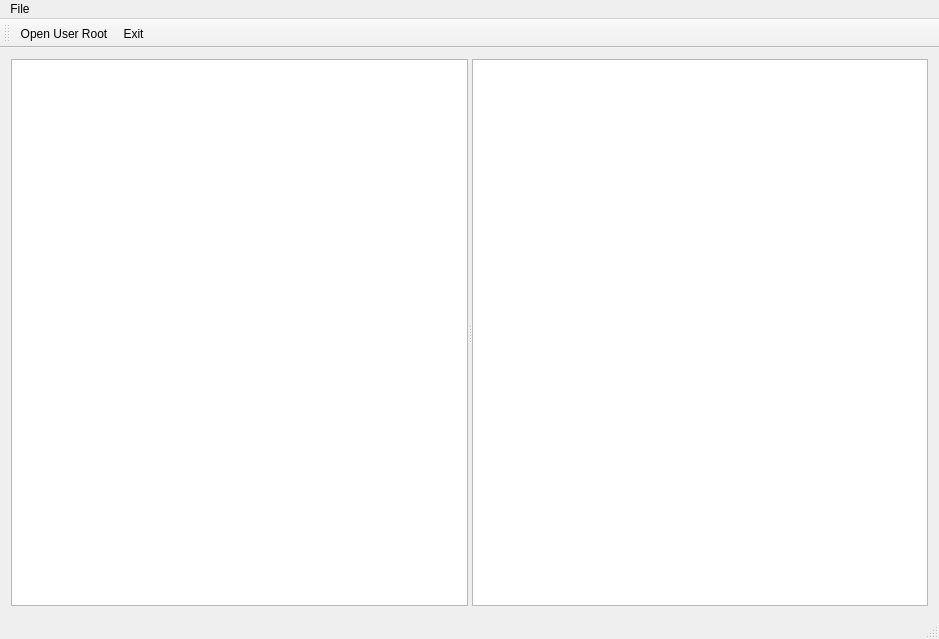
<?xml version="1.0" encoding="UTF-8"?>
<ui version="4.0">
 <class>MainWindow</class>
 <widget class="QMainWindow" name="MainWindow">
  <property name="geometry">
   <rect>
    <x>0</x>
    <y>0</y>
    <width>939</width>
    <height>639</height>
   </rect>
  </property>
  <property name="windowTitle">
   <string>MainWindow</string>
  </property>
  <widget class="QWidget" name="centralWidget">
   <layout class="QHBoxLayout" name="horizontalLayout">
    <item>
     <widget class="QSplitter" name="splitter">
      <property name="orientation">
       <enum>Qt::Horizontal</enum>
      </property>
      <widget class="QGraphicsView" name="gfxpane"/>
      <widget class="QListWidget" name="gestureitems"/>
     </widget>
    </item>
   </layout>
  </widget>
  <widget class="QMenuBar" name="menuBar">
   <property name="geometry">
    <rect>
     <x>0</x>
     <y>0</y>
     <width>939</width>
     <height>17</height>
    </rect>
   </property>
   <widget class="QMenu" name="menuFile">
    <property name="title">
     <string>File</string>
    </property>
    <addaction name="acnOpenUserRoot"/>
    <addaction name="separator"/>
    <addaction name="acnExit"/>
   </widget>
   <addaction name="menuFile"/>
  </widget>
  <widget class="QToolBar" name="mainToolBar">
   <property name="iconSize">
    <size>
     <width>24</width>
     <height>24</height>
    </size>
   </property>
   <property name="toolButtonStyle">
    <enum>Qt::ToolButtonFollowStyle</enum>
   </property>
   <attribute name="toolBarArea">
    <enum>TopToolBarArea</enum>
   </attribute>
   <attribute name="toolBarBreak">
    <bool>false</bool>
   </attribute>
   <addaction name="acnOpenUserRoot"/>
   <addaction name="acnExit"/>
  </widget>
  <widget class="QStatusBar" name="statusBar"/>
  <action name="acnOpenUserRoot">
   <property name="icon">
    <iconset theme="document-open"/>
   </property>
   <property name="text">
    <string>Open User Root...</string>
   </property>
   <property name="shortcut">
    <string>Ctrl+O</string>
   </property>
  </action>
  <action name="acnExit">
   <property name="icon">
    <iconset theme="application-exit"/>
   </property>
   <property name="text">
    <string>Exit</string>
   </property>
   <property name="shortcut">
    <string>Ctrl+W</string>
   </property>
  </action>
 </widget>
 <layoutdefault spacing="6" margin="11"/>
 <resources/>
 <connections/>
</ui>
